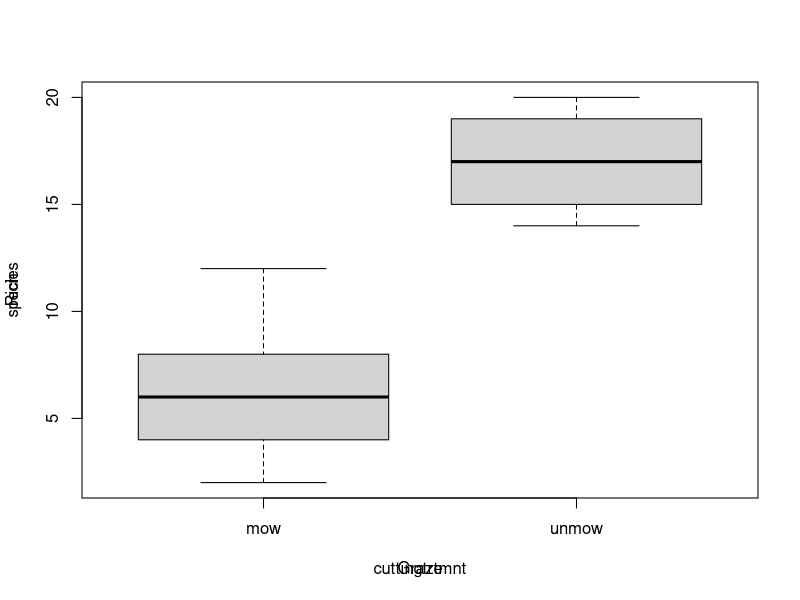

Reproduce this figure in R.
Rich<-c(2,4,6,8,12,14,16,18,20)
Graze<-c('mow','mow','mow','mow','mow','unmow','unmow','unmow','unmow')
frame<-data.frame(Rich,Graze)
frame
boxplot(Rich ~ Graze,data = frame)
title(xlab='cuttingtrtmnt',ylab='species',col='blue')
